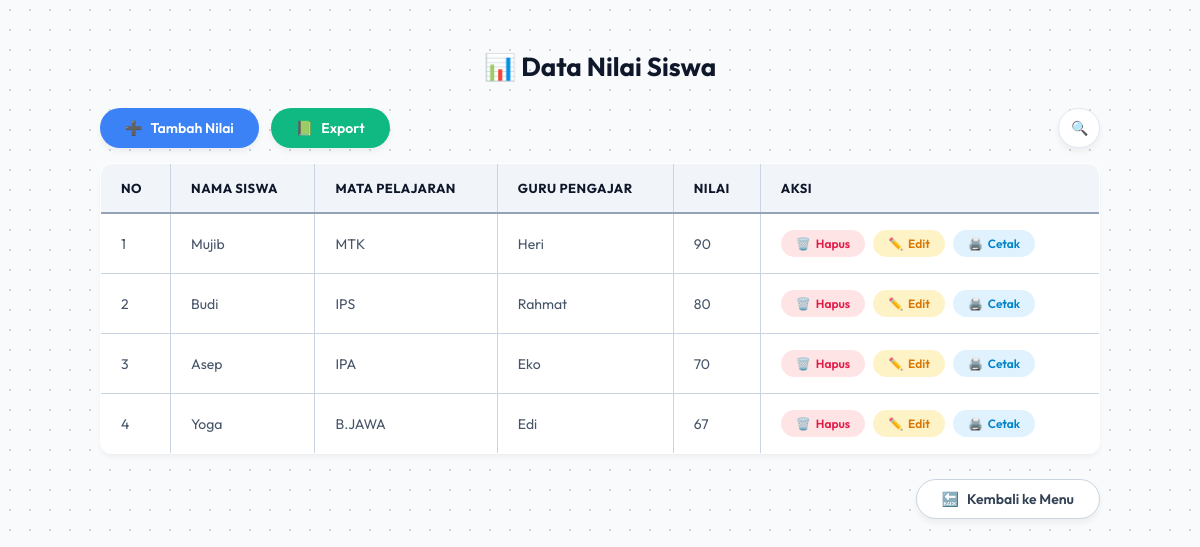
The app's page /nilai/index.php (signed in) with its own data.
### tables this page shows
CREATE TABLE `nilai` (
  `id_nilai` int(11) NOT NULL,
  `nis` varchar(20) NOT NULL,
  `nip` varchar(20) NOT NULL,
  `id_mapel` int(11) NOT NULL,
  `nilai` int(11) NOT NULL
);

CREATE TABLE `siswa` (
  `nis` varchar(12) NOT NULL,
  `nama` varchar(50) NOT NULL,
  `alamat` varchar(50) NOT NULL
);

CREATE TABLE `mapel` (
  `id` int(11) NOT NULL,
  `id_mapel` int(11) NOT NULL,
  `mapel` varchar(100) NOT NULL
);

CREATE TABLE `guru` (
  `nip` varchar(12) NOT NULL,
  `nama` varchar(50) NOT NULL,
  `alamat` varchar(50) NOT NULL
);

### nilai/index.php (the view, shortened to what this page needs)
<?php
include "../koneksi.php";
?>
<!DOCTYPE html>
<html lang="id">
<head>
</head>
<body>
<div class="container">
    <h1>Data Nilai Siswa</h1>
    <div class="top-actions">
        <a href="tambah.php" class="btn btn-tambah">Tambah Nilai</a>
        <a href="export.php" target="_blank" class="btn btn-export">Export</a>
        <form action="" method="GET" class="search-form">
            <div class="search-bar">
                <span>🔍</span>
            </div>
        </form>
    </div>
    <table>
        <tr>
            <th>No</th>
            <th>Nama Siswa</th>
            <th>Mata Pelajaran</th>
            <th>Guru Pengajar</th>
            <th>Nilai</th>
            <th>Aksi</th>
        </tr>
        <?php
        $sql = "SELECT nilai.*, siswa.nama AS nama_siswa, mapel.mapel AS nama_mapel, guru.nama AS nama_guru
                FROM nilai
                JOIN siswa ON nilai.nis = siswa.nis
                JOIN mapel ON nilai.id_mapel = mapel.id_mapel
                JOIN guru ON nilai.nip = guru.nip";
        $query = mysqli_query($koneksi, $sql);
        $no = 1;
        if(mysqli_num_rows($query) > 0) {
            while($data = mysqli_fetch_array($query)){
        ?>
        <tr>
            <td><?php echo $no++; ?></td>
            <td><?php echo htmlspecialchars($data['nama_siswa']); ?></td>
            <td><?php echo htmlspecialchars($data['nama_mapel']); ?></td>
            <td><?php echo htmlspecialchars($data['nama_guru']); ?></td>
            <td><?php echo htmlspecialchars($data['nilai']); ?></td>
            <td>
                <a href="hapus.php?id_nilai=<?php echo $data['id_nilai']; ?>" class="action-btn btn-hapus">Hapus</a>
                <a href="edit.php?id_nilai=<?php echo $data['id_nilai']; ?>" class="action-btn btn-edit">Edit</a>
                <button class="action-btn btn-cetak" onclick="cetakBaris(this)">Cetak</button>
            </td>
        </tr>
        <?php
            }
        } ?>
    </table>
    <a href="../index.php" class="btn btn-kembali">Kembali ke Menu</a>
</div>
</body>
</html>

### nilai/index.php (style rules this page uses)
:root { --bg-html: #f8fafc; --bg-dots: #cbd5e1; --text-primary: #0f172a; --text-secondary: #475569; --bg-table: #ffffff; --bg-th: #f1f5f9; --bg-hover: #f8fafc; --border-color: #cbd5e1; --border-strong: #94a3b8; --btn-kembali-bg: #ffffff; --btn-kembali-text: #334155; --search-bg: #ffffff; --search-border: #e2e8f0; --shadow: rgba(0,0,0,0.05); }
html { background-color: var(--bg-html); background-image: radial-gradient(var(--bg-dots) 1px, transparent 1px); background-size: 20px 20px; min-height: 100vh; transition: background-color 0.3s, background-image 0.3s; }
body { font-family: 'Outfit', sans-serif; margin: 0; padding: 50px 20px 100px 20px; }
.container { max-width: 1000px; margin: 0 auto; display: flex; flex-direction: column; gap: 15px; }
h1 { color: var(--text-primary); font-size: 26px; font-weight: 700; margin: 0 0 10px 0; text-align: center; }
h1::before { content: '📊 '; }
.top-actions { display: flex; gap: 12px; align-items: center; }
.btn { display: inline-flex; align-items: center; gap: 8px; text-decoration: none; padding: 10px 25px; border-radius: 50px; font-weight: 600; font-size: 14px; box-shadow: 0 4px 6px var(--shadow); transition: 0.2s; width: fit-content; height: 40px; box-sizing: border-box; }
.btn-tambah { background-color: #3b82f6; color: #ffffff; }
.btn-tambah::before { content: '➕'; font-size: 14px; }
.btn-export { background-color: #10b981; color: #ffffff; }
.btn-export::before { content: '📗'; font-size: 14px; }
form.search-form { margin: 0; margin-left: auto; }
.search-bar { position: relative; width: 42px; height: 40px; background: var(--search-bg); border: 1px solid var(--search-border); border-radius: 50px; display: flex; align-items: center; transition: width 0.7s cubic-bezier(0.8, -0.4, 0.2, 1.4), border-color 0.3s, background-color 0.3s; cursor: pointer; z-index: 10; padding: 0 12px; box-sizing: border-box; overflow: hidden; box-shadow: 0 4px 6px var(--shadow); }
.search-bar span { font-size: 14px; flex-shrink: 0; }
.btn-kembali { background-color: var(--btn-kembali-bg); color: var(--btn-kembali-text); border: 1px solid var(--border-color); align-self: flex-end; margin-top: 10px; height: 40px; box-sizing: border-box; }
.btn-kembali::before { content: '🔙'; font-size: 14px; }
table { width: 100%; background: var(--bg-table); border-collapse: collapse; border-radius: 12px; overflow: hidden; box-shadow: 0 4px 6px -1px var(--shadow); border: 1px solid var(--border-strong) !important; }
table, th, td, tr { border-color: var(--border-color) !important; }
th, td { padding: 16px 20px; text-align: left; border: 1px solid var(--border-color) !important; font-size: 14px; }
th { background-color: var(--bg-th); color: var(--text-primary); font-weight: 700; text-transform: uppercase; font-size: 13px; letter-spacing: 0.5px; border-bottom: 2px solid var(--border-strong) !important; }
td { color: var(--text-secondary); }
.action-btn { display: inline-flex; align-items: center; gap: 5px; text-decoration: none; padding: 6px 15px; border-radius: 50px; font-size: 12px; font-weight: 600; margin-right: 5px; transition: 0.2s; }
.btn-edit { background: #fef3c7; color: #d97706; }
.btn-edit::before { content: '✏️'; }
.btn-hapus { background: #ffe4e6; color: #e11d48; }
.btn-hapus::before { content: '🗑️'; }
.btn-cetak { background: #e0f2fe; color: #0284c7; cursor: pointer; border: none; font-family: inherit; }
.btn-cetak::before { content: '🖨️'; }

### records on screen
nilai: siswa.nama "Mujib", mapel.mapel "MTK", guru.nama "Heri", nilai "90"
nilai: siswa.nama "Budi", mapel.mapel "IPS", guru.nama "Rahmat", nilai "80"
nilai: siswa.nama "Asep", mapel.mapel "IPA", guru.nama "Eko", nilai "70"
nilai: siswa.nama "Yoga", mapel.mapel "B.JAWA", guru.nama "Edi", nilai "67"
